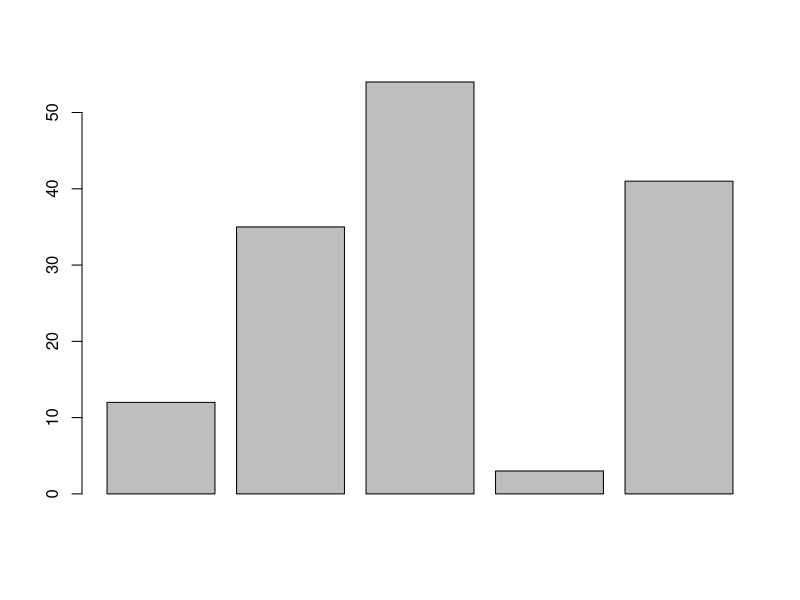

The R source for this figure:
#barplot(h,x,y,main, names.arg,col)  
# Creating the data for Bar chart  
H<- c(12,35,54,3,41)  
# Giving the chart file a name  
png(file = "bar_chart.png")  
# Plotting the bar chart   
barplot(H)  
# Saving the file  
dev.off()  
